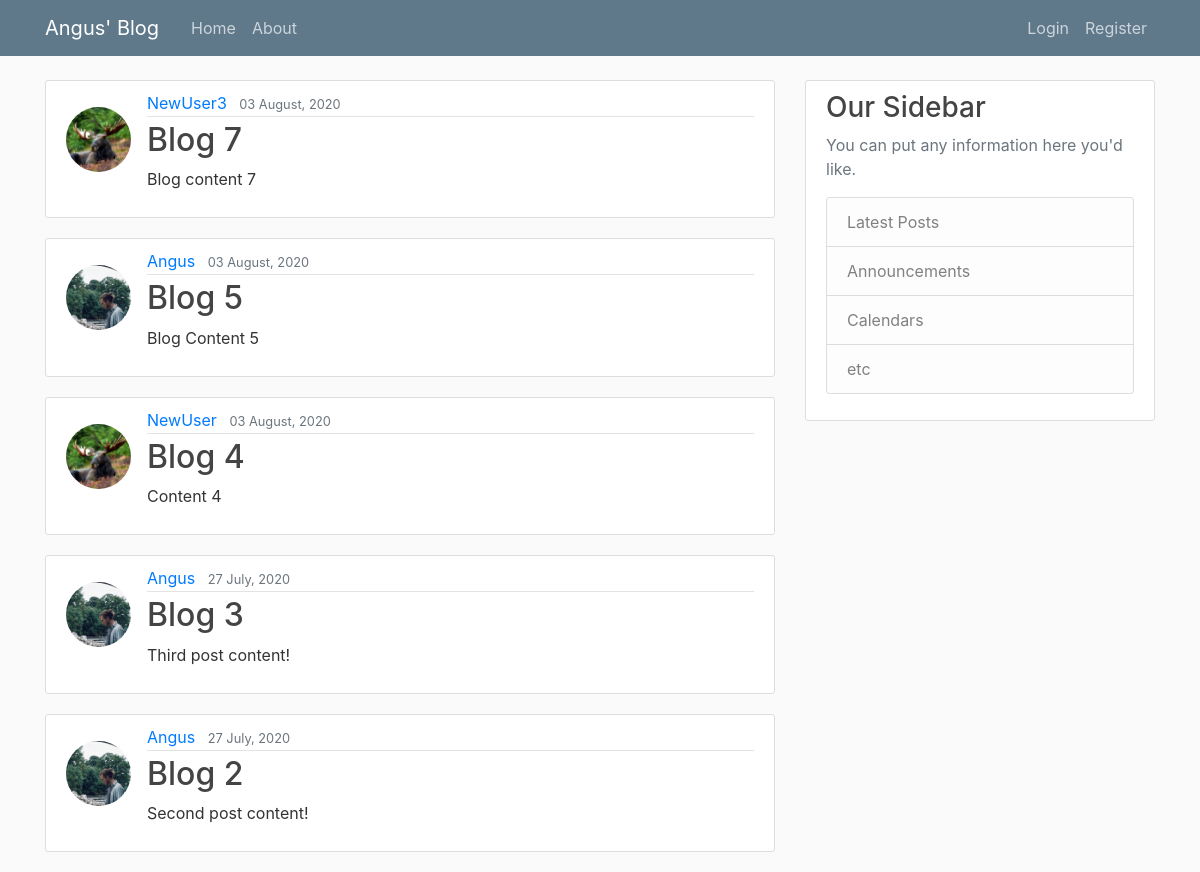
The page / on the database its author committed.
### blog/models.py (models this page shows, shortened)
class Post(models.Model):
    title = models.CharField(max_length=100)
    content = models.TextField()
    date_posted = models.DateTimeField(default=timezone.now)
    author = models.ForeignKey(User, on_delete=models.CASCADE)

### users/models.py (models this page shows, shortened)
class Profile(models.Model):
    user = models.OneToOneField(User, on_delete=models.CASCADE)
    image = models.ImageField(default='default.jpg', upload_to='profile_pics')

### blog/views.py (the view)
# urls.py: path('', PostListView.as_view(), name='blog-home'),
class PostListView(ListView):
    model = Post
    template_name = 'blog/home.html'
    context_object_name = 'posts'
    ordering = ['-date_posted']
    paginate_by = 5

### blog/templates/blog/home.html
{% extends 'blog/base.html' %}
{% block content %}
    {% for post in posts %}
        <article class="media content-section">
            <img class="rounded-circle article-img mt-3" src="{{ post.author.profile.image.url }}" alt="">
            <div class="media-body">
            <div class="article-metadata">
                <a class="mr-2" href="#">{{ post.author }}</a>
                <small class="text-muted">{{ post.date_posted|date:"d F, Y" }}</small>
            </div>
                <h2><a class="article-title" href="{% url 'post-detail' post.id %}">{{ post.title }}</a></h2>
            <p class="article-content">{{ post.content }}</p>
            </div>
        </article>
    {% endfor %}
{% endblock content %}

### blog/static/blog/main.css (style rules this page uses)
body { background: #fafafa; color: #333333; margin-top: 5rem; }
h1, h2, h3, h4, h5, h6 { color: #444444; }
.content-section { background: #ffffff; padding: 10px 20px; border: 1px solid #dddddd; border-radius: 3px; margin-bottom: 20px; }
.article-title { color: #444444; }
.article-content { white-space: pre-line; }
.article-img { height: 65px; width: 65px; margin-right: 16px; }
.article-metadata { padding-bottom: 1px; margin-bottom: 4px; border-bottom: 1px solid #e3e3e3 }

### rows shown on the page
Post: author.profile.image (placeholder picture), author "NewUser3", date_posted "03 August, 2020", title "Blog 7", content "Blog content 7"
Post: author.profile.image (picture), author "Angus", date_posted "03 August, 2020", title "Blog 5", content "Blog Content 5"
Post: author.profile.image (placeholder picture), author "NewUser", date_posted "03 August, 2020", title "Blog 4", content "Content 4"
Post: author.profile.image (picture), author "Angus", date_posted "27 July, 2020", title "Blog 3", content "Third post content!"
Post: author.profile.image (picture), author "Angus", date_posted "27 July, 2020", title "Blog 2", content "Second post content!"
